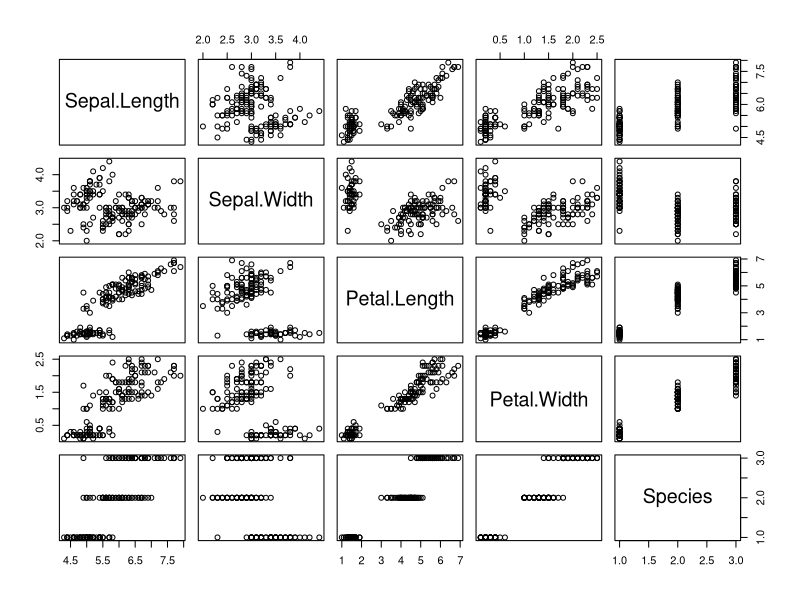
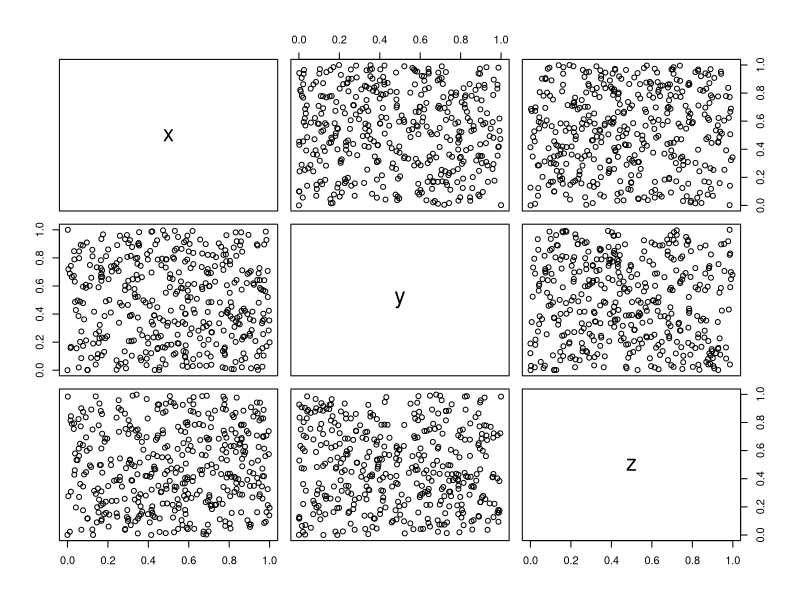
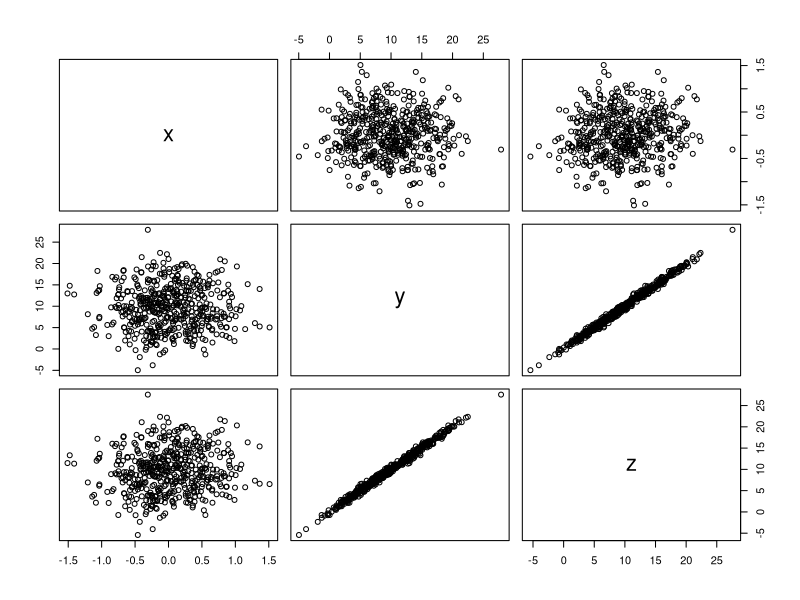
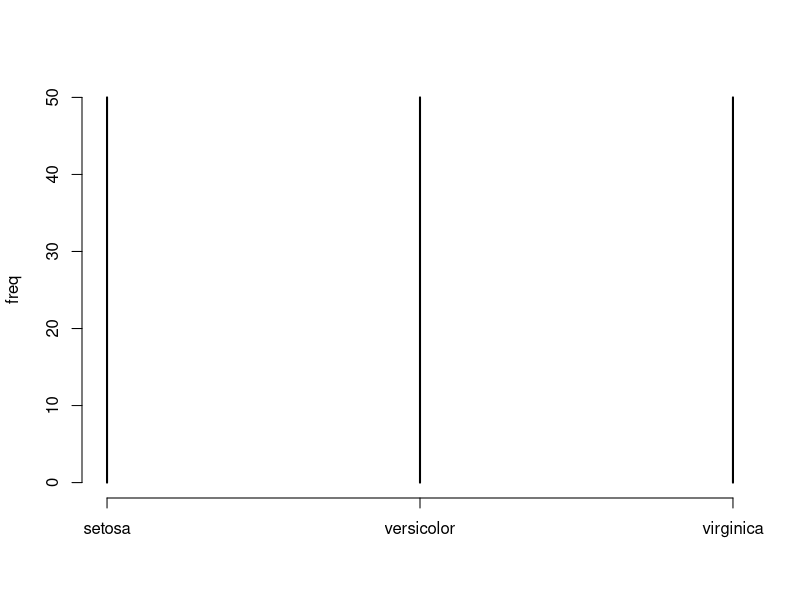
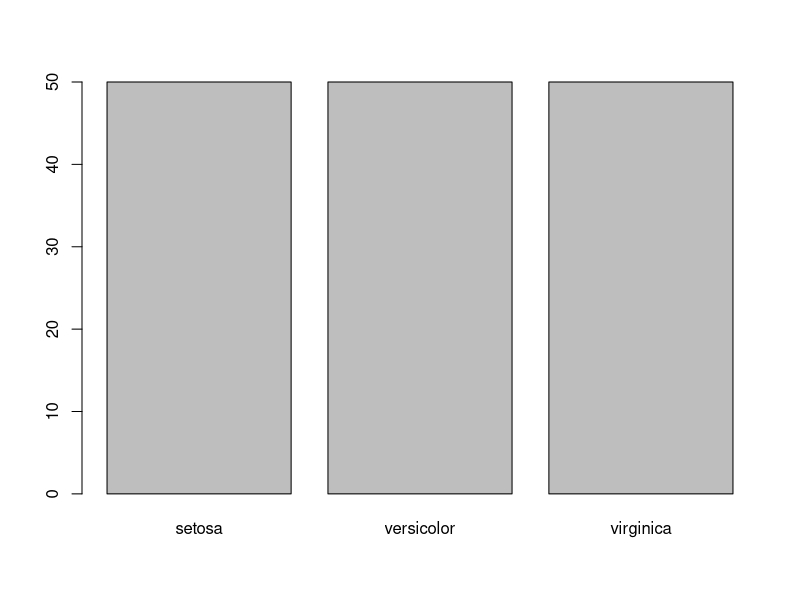
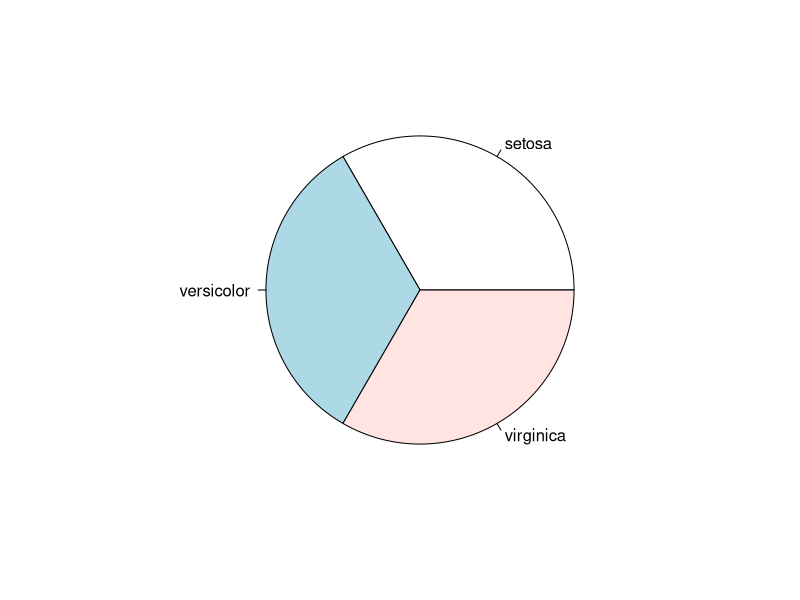
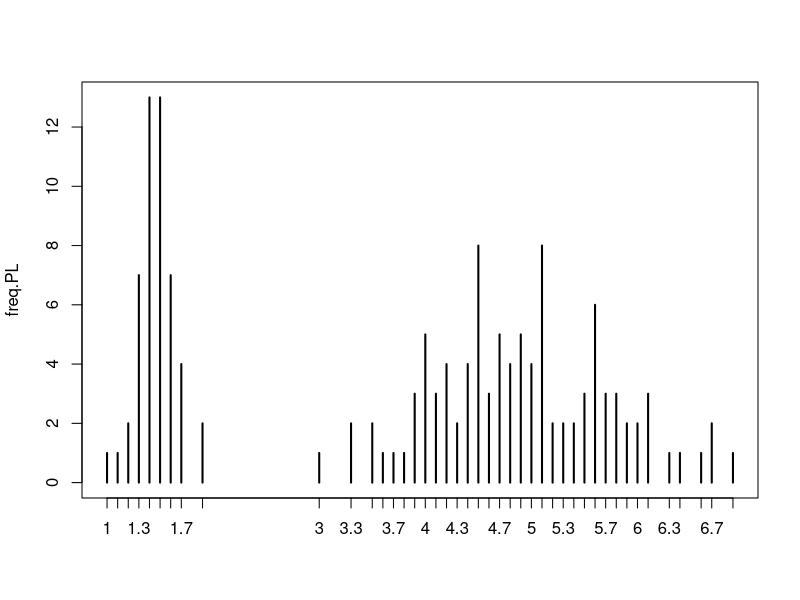
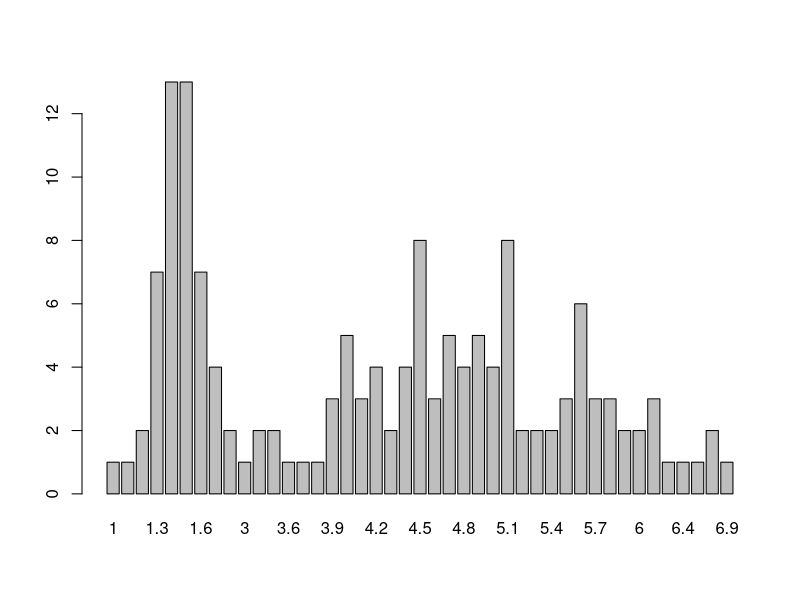

Generate these figures, in order, with R:
# clear the Global Environment
rm(list=ls())

# check out data() for build-in data

#############################
# 7.0 Get a feel            # 
#     for your data         #      
#############################

# Take the build-in data 'iris'
data <- iris
# to get more information use ?iris
# and https://de.wikipedia.org/wiki/Schwertlilien

# Data can be quantitiative or qualitative.
# Check class(data$Species) and class(data$Sepal.Length)

class(data$Species)
class(data$Sepal.Length)

# Note: In R, categorical data is called 'factor'

# Try to print and plot your data.
print(head(data))
print(tail(data))

dev.new()
plot(data)

# Compare this data to
dev.new()
plot(randu)
dev.new()
x <- rnorm(n=500, mean = 0, sd = 0.5)
y <- rnorm(n=500, mean = 10, sd = 5)
plot(data.frame('x' = x, 'y' = y,'z' = x + y ))

# Use summary to get some first numbers
summary(data)

#############################
# 7.1 categorical data      #      
#############################

# Obviously, computing the mean of factors does not make sense.
# Get the frequency of factors using table()

freq <- table(data$Species)
freq.PL <- table(data$Petal.Length)

# and plot it using plot() or barplot() or pie().

plot(freq)
barplot(freq)
pie(freq)

plot(freq.PL)
barplot(freq.PL)
pie(freq.PL)

#############################
# 7.2 numerical data        #      
#############################

# Use the build-in functions mean(), var() and sd() on the Sepal.Length
c('mean' = mean(data$Sepal.Length),'var' = var(data$Sepal.Length),
  'sd' = sd(x = data$Sepal.Length) )

# Try

mean( c(1,2,3,4,5,6) )

mean( c(1,2,3,4,NA,6) )
mean( c(1,2,3,4,NA,6), na.rm = TRUE )

mean( c(1,2,3,4,NaN,6) )
mean( c(1,2,3,4,NaN,6),na.rm = TRUE )

#############################
# 7.3 apply                 #      
#############################

# Try the simple apply sapply
sapply(X = data,FUN = mean)

# compare it to list apply lappy
lapply(X = data,FUN = mean)

# and tapply
tapply(data$Sepal.Length ,data$Species, FUN = mean)

#############################
# 7.4 Cov and Cor           #      
#############################

# Look again at
plot(data)

cov(data$Petal.Length,data$Petal.Width)

cor(data$Petal.Length,data$Petal.Width)


#############################
# 7.5 Linear Regression     #      
#############################

# Do the linear regression using lm()
# Note: A ~ B means A against B, i.e. A on the y-axis and B on the x-axis
result <- lm(formula = Petal.Length ~ Petal.Width, data = data)

plot(data$Petal.Length ~ data$Petal.Width)
abline(result$coefficients[1],result$coefficients[2])

# see also
summary(result)

# in doubt
?lm
help(lm)
